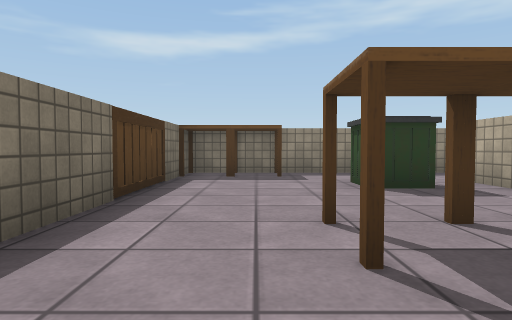
view 1 (above)

13 first-person views from a walk through a 3-D level made in the Unity game engine. The camera is 0.55 m above the floor, tilts 2° down and sees 75° across. The floor is counted in squares, 1 m on a side. Each view is taken from the middle of a square. On the plan, view 1 faces up. The plan holds only what a view shows up to about 9 squares ahead; the rest is blank. The place goes on beyond the plan. Some surface patterns are stand-ins.

view 2
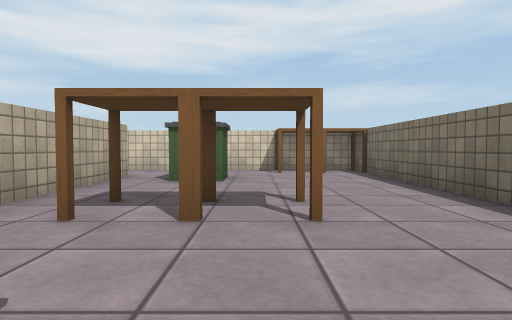

view 3
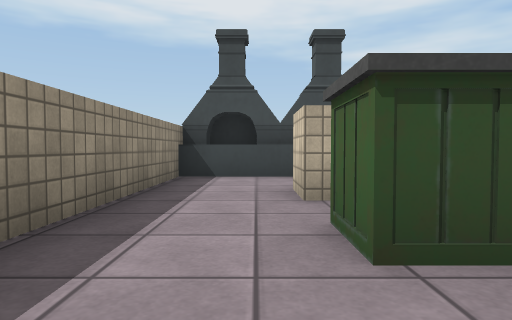

view 4
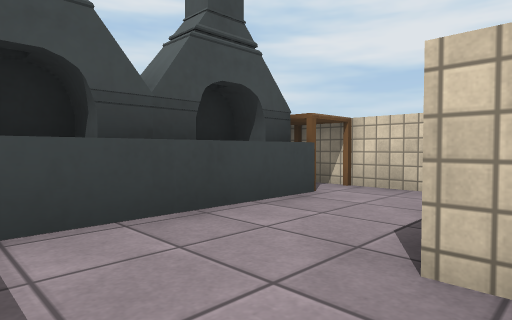

view 5
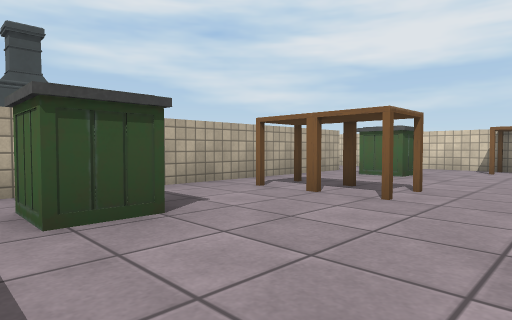

view 6
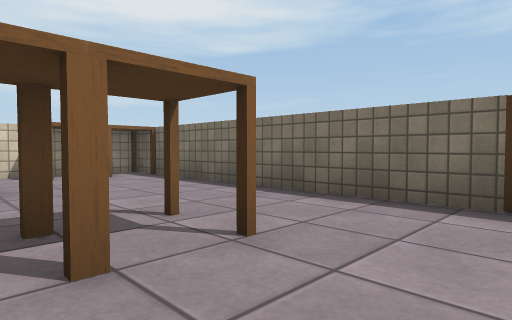

view 7
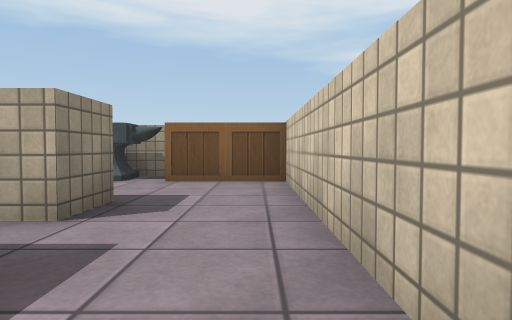

view 8
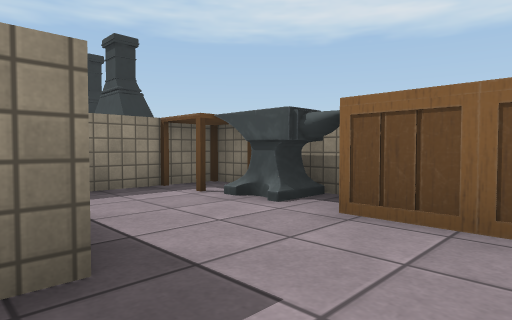

view 9
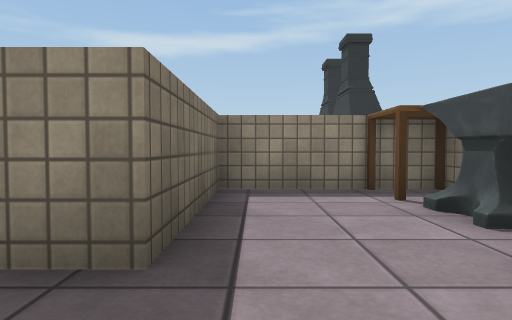

view 10
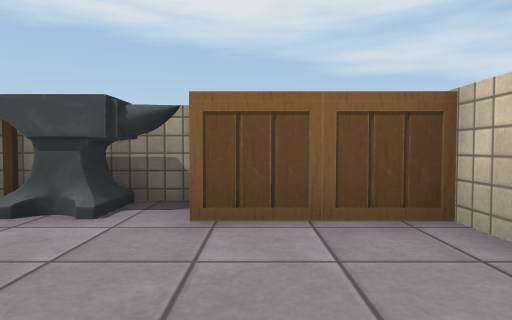

view 11
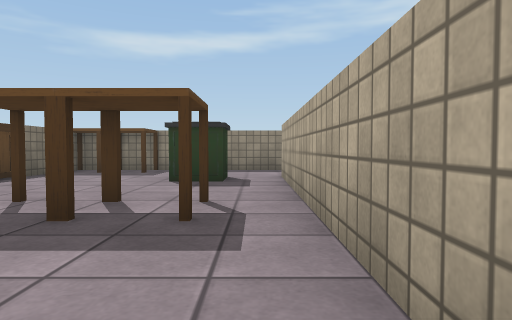

view 12
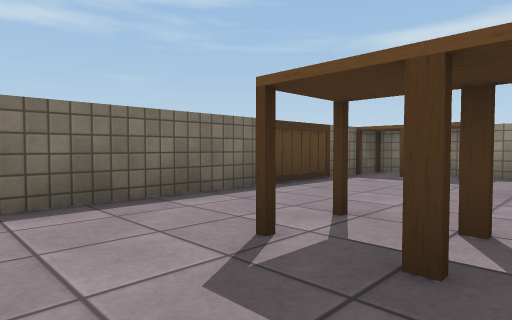

view 13
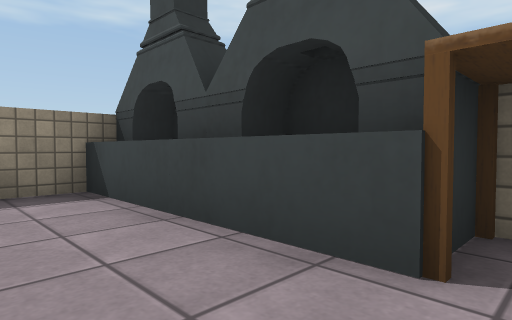

### Floor plan
Points are (right, up) in squares from view 1. A wall is a line through its corners. A room is listed if a view was taken in it or the views show most of it. See-through windows are left out.
Room 1 (views 1, 2, 3, 4, 5, 6, 7, 11, 12, 13)
walls: (5.4, 2.5) (7.5, 2.5) (7.5, 3.5); (-1.5, 3.5) (-1.5, -3.5) (3.5, -3.5); (3.5, -1.5) (3.5, 2.6); (6.9, 7.5) (-1.5, 7.5) (-1.5, 5.5)
ways out: opening at (4, -2.5) to room 2
objects: other object (-2, 4) to (-2, 5); other object (-1, -3); other object (-1, 7); other object (0, -3); other object (0, 7); other object (1, 2); bin (2, -1); other object (2, 2); bin (2, 5); other object (7, 3); other object (7, 4) to (7, 5); other object (7, 6) to (7, 7)
Room 2 (views 8, 9, 10)
walls: (7.5, -1.4) (7.5, 1.5) (4.5, 1.5); (4.5, 0.4) (4.5, -1.5) (3.5, -1.5); (3.5, -3.5) (6.5, -3.5)
ways out: opening at (4, -2.5) to room 1
objects: other object (7, -3); other object (7, -2); anvil (7, -1) to (7, 0); other object (7, 1)

Positions as (right, up) in squares from view 1, and headings:
1: (0, 0), facing up
2: (1, 5), facing down
3: (0, 6), facing right
4: (4, 7), facing down-right
5: (-1, 6), facing down-right
6: (2, 4), facing down-left
7: (1, -3), facing right
8: (4, -3), facing up-right
9: (5, -3), facing up
10: (4, -2), facing right
11: (3, -1), facing up
12: (2, 0), facing up-left
13: (5, 3), facing up-right
